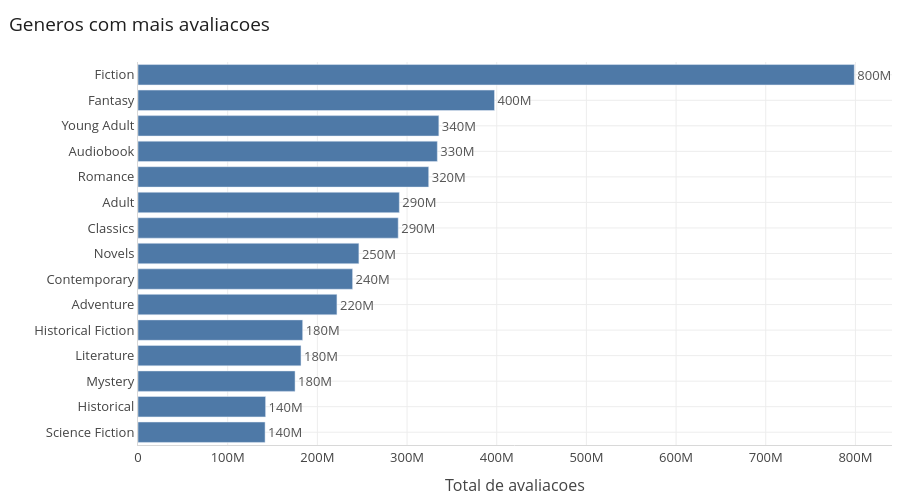

The cell this chart's notebook holds for it:
### Code cell
top15 = genre_stats.head(15).sort_values("total_ratings").reset_index()

fig = registrar(estilo(px.bar(
    top15, x="total_ratings", y="genres", orientation="h",
    text_auto=".2s", color_discrete_sequence=[AZUL],
), "Generos com mais avaliacoes"), "01-generos-avaliacoes")

fig.update_traces(textposition="outside", textfont_color="#555")
fig.update_layout(xaxis_title="Total de avaliacoes", yaxis_title="")
fig.show()

### Figure 1 — Plotly figure (JSON) as saved in the notebook; plotly's stock layout.template omitted (floating-point values rounded to 4 significant figures)
{"data": [{"hovertemplate": "total_ratings=%{x}<br>genres=%{y}<extra></extra>", "legendgroup": "", "marker": {"color": "#4E79A7", "pattern": {"shape": ""}}, "name": "", "orientation": "h", "showlegend": false, "textfont": {"color": "#555"}, "textposition": "outside", "texttemplate": "%{x:.2s}", "type": "bar", "x": [141693739, 142285152, 175118299, 181735805, 183613875, 221838172, 239291663, 246307896, 290140609, 291389824, 324139718, 333774204, 335459161, 397519302, 798727913], "xaxis": "x", "y": ["Science Fiction", "Historical", "Mystery", "Literature", "Historical Fiction", "Adventure", "Contemporary", "Novels", "Classics", "Adult", "Romance", "Audiobook", "Young Adult", "Fantasy", "Fiction"], "yaxis": "y"}], "layout": {"barmode": "relative", "font": {"color": "#444", "size": 13}, "height": 500, "hoverlabel": {"bgcolor": "white", "font": {"size": 12}}, "legend": {"tracegroupgap": 0}, "margin": {"b": 8, "l": 8, "r": 8, "t": 62}, "paper_bgcolor": "white", "plot_bgcolor": "white", "title": {"font": {"color": "#1F1F1F", "size": 19}, "text": "Generos com mais avaliacoes", "x": 0.01, "xanchor": "left"}, "xaxis": {"anchor": "y", "domain": [0.0, 1.0], "gridcolor": "#EDEDED", "linecolor": "#D8D8D8", "title": {"text": "Total de avaliacoes"}, "zeroline": false}, "yaxis": {"anchor": "x", "domain": [0.0, 1.0], "gridcolor": "#EDEDED", "linecolor": "#D8D8D8", "title": {"text": ""}, "zeroline": false}}}
